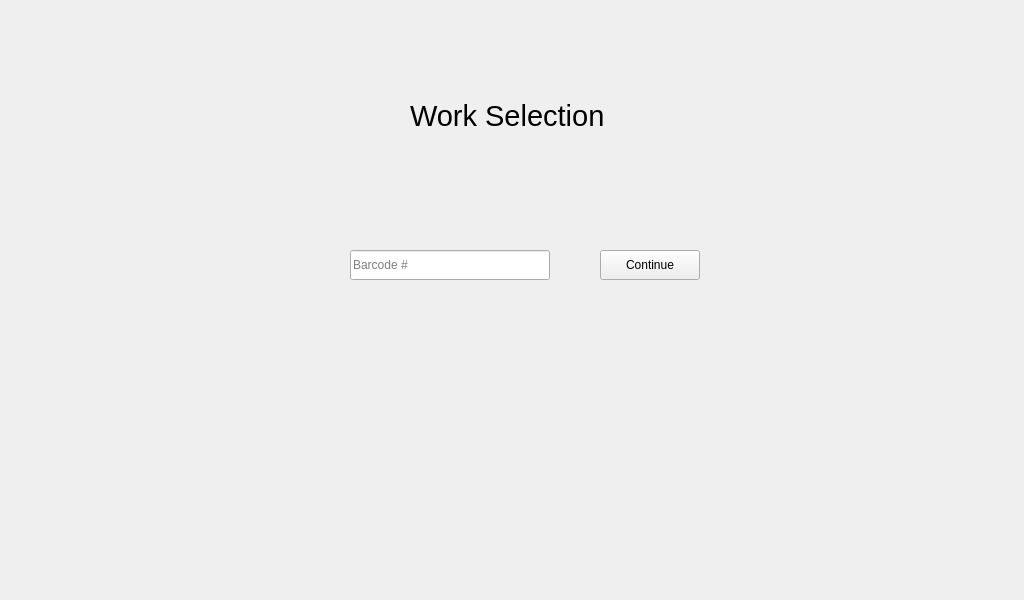
<?xml version="1.0" encoding="UTF-8"?>
<ui version="4.0">
 <class>Employee</class>
 <widget class="QWidget" name="Employee">
  <property name="geometry">
   <rect>
    <x>0</x>
    <y>0</y>
    <width>1024</width>
    <height>600</height>
   </rect>
  </property>
  <property name="maximumSize">
   <size>
    <width>1024</width>
    <height>600</height>
   </size>
  </property>
  <property name="windowTitle">
   <string>Form</string>
  </property>
  <widget class="QLineEdit" name="employee_barcode">
   <property name="geometry">
    <rect>
     <x>350</x>
     <y>250</y>
     <width>200</width>
     <height>30</height>
    </rect>
   </property>
   <property name="minimumSize">
    <size>
     <width>0</width>
     <height>0</height>
    </size>
   </property>
   <property name="placeholderText">
    <string>Barcode #</string>
   </property>
  </widget>
  <widget class="QPushButton" name="employee_continue">
   <property name="geometry">
    <rect>
     <x>600</x>
     <y>250</y>
     <width>100</width>
     <height>30</height>
    </rect>
   </property>
   <property name="text">
    <string>Continue</string>
   </property>
  </widget>
  <widget class="QLabel" name="employee_workstation">
   <property name="geometry">
    <rect>
     <x>410</x>
     <y>70</y>
     <width>301</width>
     <height>91</height>
    </rect>
   </property>
   <property name="font">
    <font>
     <pointsize>22</pointsize>
    </font>
   </property>
   <property name="text">
    <string>Work Selection</string>
   </property>
  </widget>
  <widget class="QPushButton" name="pushButton_3">
   <property name="geometry">
    <rect>
     <x>960</x>
     <y>28</y>
     <width>20</width>
     <height>20</height>
    </rect>
   </property>
   <property name="styleSheet">
    <string notr="true">QPushButton{
	border:none;
	height: 35px;
background-image:None;
border-color:None;
}
QPushButton:hover{
	padding-bottom:5px;
}</string>
   </property>
   <property name="text">
    <string/>
   </property>
   <property name="icon">
    <iconset resource="resource.qrc">
     <normaloff>:/icons/icons/close_button.jpg</normaloff>:/icons/icons/close_button.jpg</iconset>
   </property>
  </widget>
 </widget>
 <resources>
  <include location="resource.qrc"/>
 </resources>
 <connections/>
</ui>
